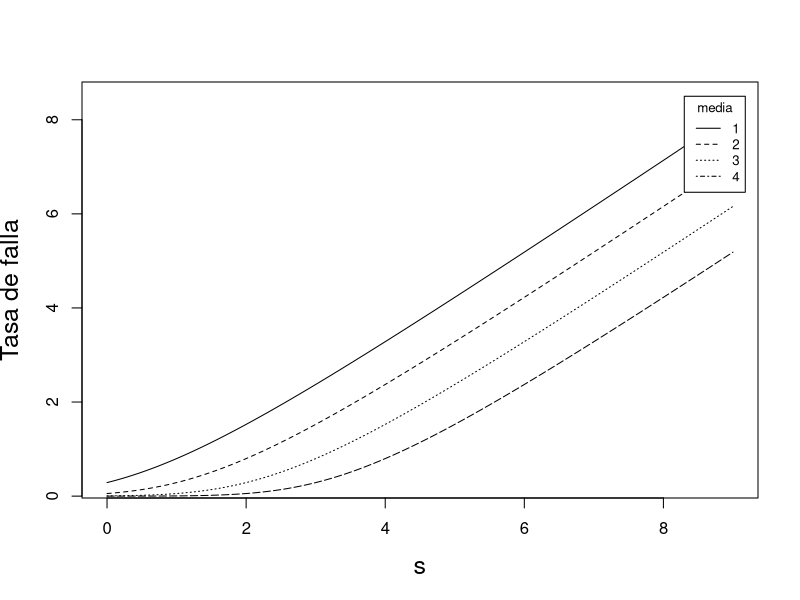

Source code (R):
library(lattice);

sigma=1;
largo=4;
s=as.matrix(seq(0, 9, by = 0.01));
nombre=character(largo);
dims=dim(s);
alpha= matrix(0, largo, 1);
r= matrix(0, dims[1], largo);
for (K in 1:largo) {
  alpha[K]=K;
  nombre[K]=as.character(alpha[K]);
  r[,K]=(1/sigma)*(dnorm(s, alpha[K], sigma, log = F)/(1-pnorm(s, alpha[K], sigma, lower.tail = T, log.p = F)));
}

plot(s,r[,1],type='l',lty=1,ylab='Tasa de falla',cex.lab=1.5,cex.main=2.0);
lines(s,r[,2],type='l',lty=2);
lines(s,r[,3],type='l',lty=3);
lines(s,r[,4],type='l',lty=5);
legend(8.3, 8.5, nombre, cex=0.8, lty=1:4, title="media");

